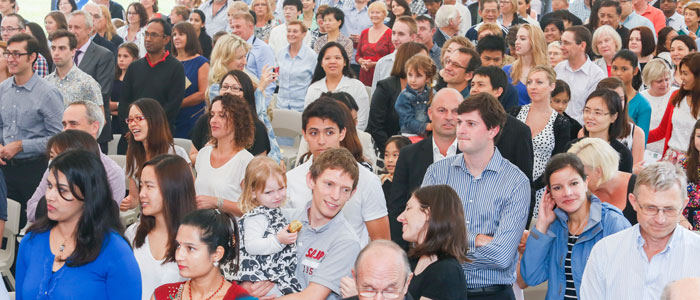
#> input picture test/people.jpg, 700 x 300 px
$ python -i face_detection.py   (imports and definitions only)
#> lines starting #> are read from the running program, lines starting #| are printed output that depends on the picture
import numpy as np
import cv2
from keras.models import model_from_json

# from faceExpress import model_run
face_cascade = cv2.CascadeClassifier('haarcascade_frontalface_alt2.xml')
face_cascade2 = cv2.CascadeClassifier('haarcascade_profileface.xml')
face_cascade3 = cv2.CascadeClassifier('lbpcascade_frontalface.xml')

def detectFaces(gray):
    faces = face_cascade.detectMultiScale(gray, scaleFactor=1.06, minNeighbors=3, minSize=(5, 5),
                                          flags=cv2.CASCADE_SCALE_IMAGE)

    faces2 = face_cascade2.detectMultiScale(gray, scaleFactor=1.1, minNeighbors=5, minSize=(5, 5),
                                          flags=cv2.CASCADE_SCALE_IMAGE)

    faces3 = face_cascade3.detectMultiScale(gray, scaleFactor=1.08, minNeighbors=5, minSize=(3, 3),
                                            flags=cv2.CASCADE_SCALE_IMAGE)
    res = []
    for (x, y, w, h) in faces:
        # [7 lines of commented-out code are left out]
        res.append([x,y,w,h])

    epsilon = 100
    for (x, y, w, h) in faces2:
        # [7 lines of commented-out code are left out]

        kt = True
        for rec in res:
            if (rec[0] + rec[2]/2 - x - w/2)**2 + (rec[1] + rec[3]/2 - y - h/2)**2 < epsilon:
                kt = False
        if (kt == True):
            res.append([x,y,w,h])

    epsilon = 100
    for (x, y, w, h) in faces3:
        # [7 lines of commented-out code are left out]

        kt = True
        for rec in res:
            if (rec[0] + rec[2] / 2 - x - w / 2) ** 2 + (rec[1] + rec[3] / 2 - y - h / 2) ** 2 < epsilon:
                kt = False
        if (kt == True):
            res.append([x, y, w, h])

    return res

# [129 lines left out: functions predict_emotion, detectEmotion, detectListFaces, not called in this run]

emotion_labels = ['angry', 'fear', 'happy', 'sad', 'surprise', 'neutral']

# load json and create model arch
# [1 line not run here, left out]
# [1 line that did not run here, left out]
# [1 line not run here, left out]
# [1 line that did not run here, left out]
# [1 line not run here, left out]

>>> import cv2
>>> picture = cv2.imread('people.jpg', cv2.IMREAD_GRAYSCALE)
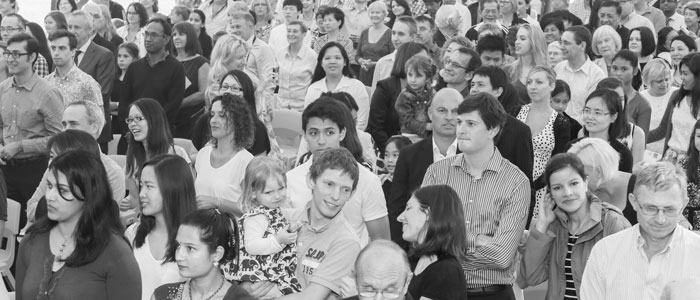
#> picture: shape (300, 700); min 4, max 255, mean 135.3
>>> result = detectFaces(picture)
#> in detectFaces, `faces = face_cascade.detectMultiScale(gray, scaleFactor=1.06, minNeigh..`: faces = 25 rows, first 6: [278, 1, 21, 21], [595, 7, 23, 23], [538, 21, 22, 22], [623, 31, 23, 23], [45, 38, 25, 25], [665, 41, 22, 22]
#> in detectFaces, `faces2 = face_cascade2.detectMultiScale(gray, scaleFactor=1.1, minNeig..`: faces2 = 23 rows, first 6: [319, 10, 24, 24], [41, 14, 22, 22], [284, 21, 24, 24], [170, 24, 24, 24], [510, 28, 26, 26], [114, 46, 24, 24]
#> in detectFaces, `faces3 = face_cascade3.detectMultiScale(gray, scaleFactor=1.08, minNei..`: faces3 = [[320, 48, 27, 27], [520, 71, 28, 28], [42, 36, 30, 30], [122, 108, 30, 30], [577, 99, 33, 33], [426, 94, 44, 44], [299, 116, 45, 45], [543, 167, 46, 46], [632, 189, 56, 56]]
#> the loop in detectFaces, `for (x, y, w, h) in faces:` made 25 passes
#> (x, y, w, h) on passes 1 to 12: (278, 1, 21, 21), (595, 7, 23, 23), (538, 21, 22, 22), (623, 31, 23, 23), (45, 38, 25, 25), (665, 41, 22, 22), (543, 46, 21, 21), (112, 48, 22, 22), (320, 48, 25, 25), (522, 72, 26, 26), (550, 92, 23, 23), (379, 146, 23, 23)
#> after the loop in detectFaces, `for (x, y, w, h) in faces:`: res = 25 items, first 6: [278, 1, 21, 21], [595, 7, 23, 23], [538, 21, 22, 22], [623, 31, 23, 23], [45, 38, 25, 25], [665, 41, 22, 22]
#> the loop in detectFaces, `for (x, y, w, h) in faces2:` made 23 passes
#> (x, y, w, h) on passes 1 to 12: (319, 10, 24, 24), (41, 14, 22, 22), (284, 21, 24, 24), (170, 24, 24, 24), (510, 28, 26, 26), (114, 46, 24, 24), (410, 18, 27, 27), (46, 34, 34, 34), (387, 21, 30, 30), (625, 28, 27, 27), (553, 30, 30, 30), (202, 98, 40, 40)
#> after the loop in detectFaces, `for (x, y, w, h) in faces2:`: res = 36 items, first 6: [278, 1, 21, 21], [595, 7, 23, 23], [538, 21, 22, 22], [623, 31, 23, 23], [45, 38, 25, 25], [665, 41, 22, 22]
#> the loop in detectFaces, `for (x, y, w, h) in faces3:` made 9 passes
#> result has the same summary as res in detectFaces
